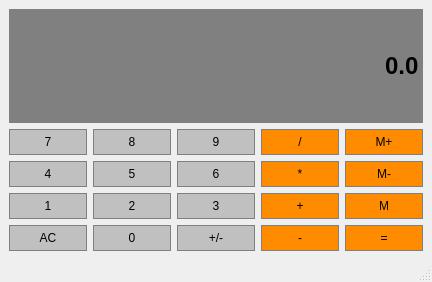
<?xml version="1.0" encoding="UTF-8"?>
<ui version="4.0">
 <class>MainWindow</class>
 <widget class="QMainWindow" name="MainWindow">
  <property name="geometry">
   <rect>
    <x>0</x>
    <y>0</y>
    <width>432</width>
    <height>282</height>
   </rect>
  </property>
  <property name="windowTitle">
   <string>MainWindow</string>
  </property>
  <widget class="QWidget" name="centralwidget">
   <layout class="QGridLayout" name="gridLayout">
    <item row="5" column="1">
     <widget class="QPushButton" name="Button2">
      <property name="sizePolicy">
       <sizepolicy hsizetype="Preferred" vsizetype="Preferred">
        <horstretch>0</horstretch>
        <verstretch>0</verstretch>
       </sizepolicy>
      </property>
      <property name="styleSheet">
       <string notr="true">QPushButton { 
	background-color: #C0C0C0;
	border: 1px solid gray;
	padding: 5px;
}

QPushButton:pressed { 
	background-color: #A9A9A9;
	border: 1px solid gray;
	padding: 5px;
}</string>
      </property>
      <property name="text">
       <string>2</string>
      </property>
     </widget>
    </item>
    <item row="5" column="0">
     <widget class="QPushButton" name="Button1">
      <property name="sizePolicy">
       <sizepolicy hsizetype="Preferred" vsizetype="Preferred">
        <horstretch>0</horstretch>
        <verstretch>0</verstretch>
       </sizepolicy>
      </property>
      <property name="styleSheet">
       <string notr="true">QPushButton { 
	background-color: #C0C0C0;
	border: 1px solid gray;
	padding: 5px;
}

QPushButton:pressed { 
	background-color: #A9A9A9;
	border: 1px solid gray;
	padding: 5px;
}</string>
      </property>
      <property name="text">
       <string>1</string>
      </property>
     </widget>
    </item>
    <item row="4" column="3">
     <widget class="QPushButton" name="Multiply">
      <property name="styleSheet">
       <string notr="true">QPushButton { 
	background-color: #FF8C00;
	border: 1px solid gray;
	padding: 5px;
}

QPushButton:pressed { 
	background-color: #A9A9A9;
	border: 1px solid gray;
	padding: 5px;
}</string>
      </property>
      <property name="text">
       <string>*</string>
      </property>
     </widget>
    </item>
    <item row="3" column="4">
     <widget class="QPushButton" name="MemAdd">
      <property name="sizePolicy">
       <sizepolicy hsizetype="Preferred" vsizetype="Preferred">
        <horstretch>0</horstretch>
        <verstretch>0</verstretch>
       </sizepolicy>
      </property>
      <property name="styleSheet">
       <string notr="true">QPushButton { 
	background-color: #FF8C00;
	border: 1px solid gray;
	padding: 5px;
}

QPushButton:pressed { 
	background-color: #A9A9A9;
	border: 1px solid gray;
	padding: 5px;
}</string>
      </property>
      <property name="text">
       <string>M+</string>
      </property>
     </widget>
    </item>
    <item row="5" column="2">
     <widget class="QPushButton" name="Button3">
      <property name="sizePolicy">
       <sizepolicy hsizetype="Preferred" vsizetype="Preferred">
        <horstretch>0</horstretch>
        <verstretch>0</verstretch>
       </sizepolicy>
      </property>
      <property name="styleSheet">
       <string notr="true">QPushButton { 
	background-color: #C0C0C0;
	border: 1px solid gray;
	padding: 5px;
}

QPushButton:pressed { 
	background-color: #A9A9A9;
	border: 1px solid gray;
	padding: 5px;
}</string>
      </property>
      <property name="text">
       <string>3</string>
      </property>
     </widget>
    </item>
    <item row="5" column="4">
     <widget class="QPushButton" name="MemGet">
      <property name="sizePolicy">
       <sizepolicy hsizetype="Preferred" vsizetype="Preferred">
        <horstretch>0</horstretch>
        <verstretch>0</verstretch>
       </sizepolicy>
      </property>
      <property name="styleSheet">
       <string notr="true">QPushButton { 
	background-color: #FF8C00;
	border: 1px solid gray;
	padding: 5px;
}

QPushButton:pressed { 
	background-color: #A9A9A9;
	border: 1px solid gray;
	padding: 5px;
}</string>
      </property>
      <property name="text">
       <string>M</string>
      </property>
     </widget>
    </item>
    <item row="4" column="1">
     <widget class="QPushButton" name="Button5">
      <property name="sizePolicy">
       <sizepolicy hsizetype="Preferred" vsizetype="Preferred">
        <horstretch>0</horstretch>
        <verstretch>0</verstretch>
       </sizepolicy>
      </property>
      <property name="styleSheet">
       <string notr="true">QPushButton { 
	background-color: #C0C0C0;
	border: 1px solid gray;
	padding: 5px;
}

QPushButton:pressed { 
	background-color: #A9A9A9;
	border: 1px solid gray;
	padding: 5px;
}</string>
      </property>
      <property name="text">
       <string>5</string>
      </property>
     </widget>
    </item>
    <item row="4" column="2">
     <widget class="QPushButton" name="Button6">
      <property name="sizePolicy">
       <sizepolicy hsizetype="Preferred" vsizetype="Preferred">
        <horstretch>0</horstretch>
        <verstretch>0</verstretch>
       </sizepolicy>
      </property>
      <property name="styleSheet">
       <string notr="true">QPushButton { 
	background-color: #C0C0C0;
	border: 1px solid gray;
	padding: 5px;
}

QPushButton:pressed { 
	background-color: #A9A9A9;
	border: 1px solid gray;
	padding: 5px;
}</string>
      </property>
      <property name="text">
       <string>6</string>
      </property>
     </widget>
    </item>
    <item row="6" column="1">
     <widget class="QPushButton" name="Button0">
      <property name="sizePolicy">
       <sizepolicy hsizetype="Preferred" vsizetype="Preferred">
        <horstretch>0</horstretch>
        <verstretch>0</verstretch>
       </sizepolicy>
      </property>
      <property name="styleSheet">
       <string notr="true">QPushButton { 
	background-color: #C0C0C0;
	border: 1px solid gray;
	padding: 5px;
}

QPushButton:pressed { 
	background-color: #A9A9A9;
	border: 1px solid gray;
	padding: 5px;
}</string>
      </property>
      <property name="text">
       <string>0</string>
      </property>
     </widget>
    </item>
    <item row="3" column="0">
     <widget class="QPushButton" name="Button7">
      <property name="sizePolicy">
       <sizepolicy hsizetype="Preferred" vsizetype="Preferred">
        <horstretch>0</horstretch>
        <verstretch>0</verstretch>
       </sizepolicy>
      </property>
      <property name="styleSheet">
       <string notr="true">QPushButton { 
	background-color: #C0C0C0;
	border: 1px solid gray;
	padding: 5px;
}

QPushButton:pressed { 
	background-color: #A9A9A9;
	border: 1px solid gray;
	padding: 5px;
}</string>
      </property>
      <property name="text">
       <string>7</string>
      </property>
     </widget>
    </item>
    <item row="5" column="3">
     <widget class="QPushButton" name="Add">
      <property name="styleSheet">
       <string notr="true">QPushButton { 
	background-color: #FF8C00;
	border: 1px solid gray;
	padding: 5px;
}

QPushButton:pressed { 
	background-color: #A9A9A9;
	border: 1px solid gray;
	padding: 5px;
}</string>
      </property>
      <property name="text">
       <string>+</string>
      </property>
     </widget>
    </item>
    <item row="4" column="4">
     <widget class="QPushButton" name="MemClear">
      <property name="sizePolicy">
       <sizepolicy hsizetype="Preferred" vsizetype="Preferred">
        <horstretch>0</horstretch>
        <verstretch>0</verstretch>
       </sizepolicy>
      </property>
      <property name="styleSheet">
       <string notr="true">QPushButton { 
	background-color: #FF8C00;
	border: 1px solid gray;
	padding: 5px;
}

QPushButton:pressed { 
	background-color: #A9A9A9;
	border: 1px solid gray;
	padding: 5px;
}</string>
      </property>
      <property name="text">
       <string>M-</string>
      </property>
     </widget>
    </item>
    <item row="3" column="2">
     <widget class="QPushButton" name="Button9">
      <property name="sizePolicy">
       <sizepolicy hsizetype="Preferred" vsizetype="Preferred">
        <horstretch>0</horstretch>
        <verstretch>0</verstretch>
       </sizepolicy>
      </property>
      <property name="styleSheet">
       <string notr="true">QPushButton { 
	background-color: #C0C0C0;
	border: 1px solid gray;
	padding: 5px;
}

QPushButton:pressed { 
	background-color: #A9A9A9;
	border: 1px solid gray;
	padding: 5px;
}</string>
      </property>
      <property name="text">
       <string>9</string>
      </property>
     </widget>
    </item>
    <item row="6" column="0">
     <widget class="QPushButton" name="Clear">
      <property name="sizePolicy">
       <sizepolicy hsizetype="Preferred" vsizetype="Preferred">
        <horstretch>0</horstretch>
        <verstretch>0</verstretch>
       </sizepolicy>
      </property>
      <property name="styleSheet">
       <string notr="true">QPushButton { 
	background-color: #C0C0C0;
	border: 1px solid gray;
	padding: 5px;
}

QPushButton:pressed { 
	background-color: #A9A9A9;
	border: 1px solid gray;
	padding: 5px;
}</string>
      </property>
      <property name="text">
       <string>AC</string>
      </property>
     </widget>
    </item>
    <item row="6" column="4">
     <widget class="QPushButton" name="Equal">
      <property name="sizePolicy">
       <sizepolicy hsizetype="Preferred" vsizetype="Preferred">
        <horstretch>0</horstretch>
        <verstretch>0</verstretch>
       </sizepolicy>
      </property>
      <property name="styleSheet">
       <string notr="true">QPushButton { 
	background-color: #FF8C00;
	border: 1px solid gray;
	padding: 5px;
}

QPushButton:pressed { 
	background-color: #A9A9A9;
	border: 1px solid gray;
	padding: 5px;
}</string>
      </property>
      <property name="text">
       <string>=</string>
      </property>
     </widget>
    </item>
    <item row="3" column="3">
     <widget class="QPushButton" name="Divide">
      <property name="styleSheet">
       <string notr="true">QPushButton { 
	background-color: #FF8C00;
	border: 1px solid gray;
	padding: 5px;
}

QPushButton:pressed { 
	background-color: #A9A9A9;
	border: 1px solid gray;
	padding: 5px;
}</string>
      </property>
      <property name="text">
       <string>/</string>
      </property>
     </widget>
    </item>
    <item row="6" column="3">
     <widget class="QPushButton" name="Subtract">
      <property name="styleSheet">
       <string notr="true">QPushButton { 
	background-color: #FF8C00;
	border: 1px solid gray;
	padding: 5px;
}

QPushButton:pressed { 
	background-color: #A9A9A9;
	border: 1px solid gray;
	padding: 5px;
}</string>
      </property>
      <property name="text">
       <string>-</string>
      </property>
     </widget>
    </item>
    <item row="4" column="0">
     <widget class="QPushButton" name="Button4">
      <property name="sizePolicy">
       <sizepolicy hsizetype="Preferred" vsizetype="Preferred">
        <horstretch>0</horstretch>
        <verstretch>0</verstretch>
       </sizepolicy>
      </property>
      <property name="styleSheet">
       <string notr="true">QPushButton { 
	background-color: #C0C0C0;
	border: 1px solid gray;
	padding: 5px;
}

QPushButton:pressed { 
	background-color: #A9A9A9;
	border: 1px solid gray;
	padding: 5px;
}</string>
      </property>
      <property name="text">
       <string>4</string>
      </property>
     </widget>
    </item>
    <item row="3" column="1">
     <widget class="QPushButton" name="Button8">
      <property name="sizePolicy">
       <sizepolicy hsizetype="Preferred" vsizetype="Preferred">
        <horstretch>0</horstretch>
        <verstretch>0</verstretch>
       </sizepolicy>
      </property>
      <property name="styleSheet">
       <string notr="true">QPushButton { 
	background-color: #C0C0C0;
	border: 1px solid gray;
	padding: 5px;
}

QPushButton:pressed { 
	background-color: #A9A9A9;
	border: 1px solid gray;
	padding: 5px;
}</string>
      </property>
      <property name="text">
       <string>8</string>
      </property>
     </widget>
    </item>
    <item row="6" column="2">
     <widget class="QPushButton" name="ChangeSign">
      <property name="sizePolicy">
       <sizepolicy hsizetype="Preferred" vsizetype="Preferred">
        <horstretch>0</horstretch>
        <verstretch>0</verstretch>
       </sizepolicy>
      </property>
      <property name="styleSheet">
       <string notr="true">QPushButton { 
	background-color: #C0C0C0;
	border: 1px solid gray;
	padding: 5px;
}

QPushButton:pressed { 
	background-color: #A9A9A9;
	border: 1px solid gray;
	padding: 5px;
}</string>
      </property>
      <property name="text">
       <string>+/-</string>
      </property>
     </widget>
    </item>
    <item row="1" column="0" colspan="5">
     <widget class="QLineEdit" name="Display">
      <property name="sizePolicy">
       <sizepolicy hsizetype="Preferred" vsizetype="Expanding">
        <horstretch>0</horstretch>
        <verstretch>0</verstretch>
       </sizepolicy>
      </property>
      <property name="font">
       <font>
        <pointsize>18</pointsize>
        <weight>75</weight>
        <bold>true</bold>
       </font>
      </property>
      <property name="styleSheet">
       <string notr="true">QLineEdit { 
	background-color: gray;
	border: 1px solid gray;
	padding: #ffffff;
}</string>
      </property>
      <property name="text">
       <string>0.0</string>
      </property>
      <property name="alignment">
       <set>Qt::AlignRight|Qt::AlignTrailing|Qt::AlignVCenter</set>
      </property>
     </widget>
    </item>
   </layout>
  </widget>
  <widget class="QMenuBar" name="menubar">
   <property name="geometry">
    <rect>
     <x>0</x>
     <y>0</y>
     <width>432</width>
     <height>22</height>
    </rect>
   </property>
  </widget>
  <widget class="QStatusBar" name="statusbar"/>
 </widget>
 <resources/>
 <connections/>
</ui>
